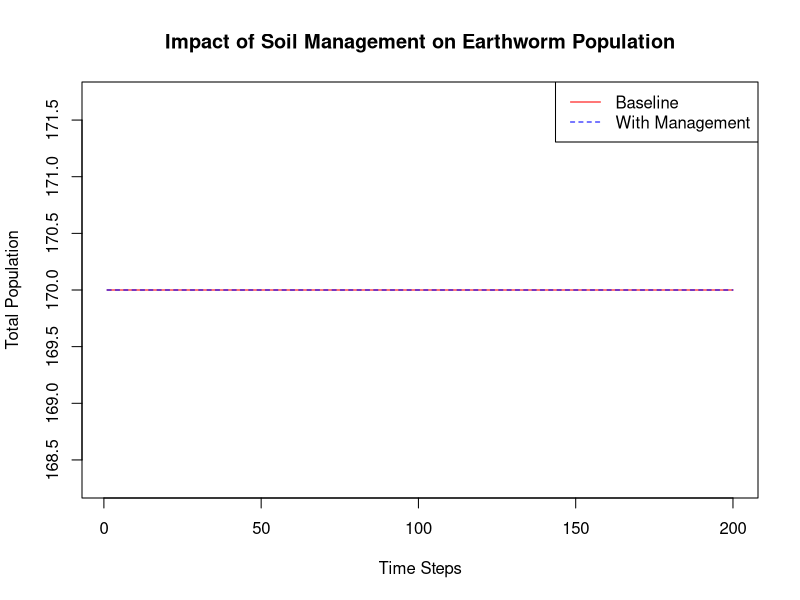
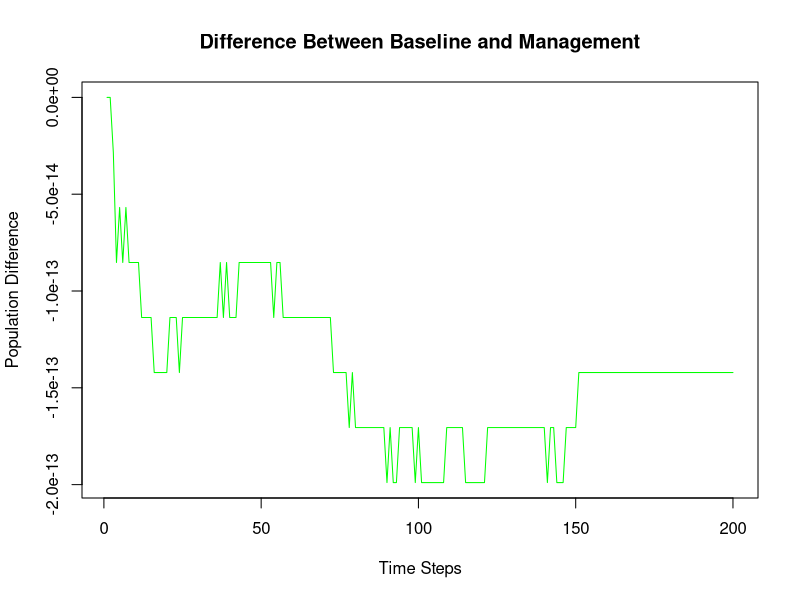

The R script that drew these images, in order:
# Parameters
n_states <- 3  # Number of states (Cocoons, Juveniles, Adults)
n_steps <- 200  # Simulation steps
initial_population <- c(C = 100, J = 50, A = 20)  # Initial population

# Transition matrix
P <- matrix(c(
  0.7, 0.2, 0.0,  # Cocoons to Juveniles
  0.0, 0.6, 0.3,  # Juveniles to Adults
  0.0, 0.0, 1.0   # Adults to survival
), nrow = n_states, byrow = TRUE)

# Normalize transition matrix
P <- sweep(P, 1, rowSums(P), FUN = "/")

# Adjust fitness contributions for soil management
pH_effect <- exp(-2 * abs(7 - 6.5))  # Moderate pH effect
moisture_effect <- exp(-5 * (0.3 - 0.35)^2)  # Stronger moisture effect
nutrient_effect <- 100  # Much larger nutrient effect

# Combined environmental fitness factor
fitness_factor <- pH_effect * moisture_effect * nutrient_effect
print(fitness_factor)  # Debugging fitness factor

# Scale specific transitions by fitness factor
modified_P <- P
modified_P[1, 2] <- P[1, 2] * fitness_factor  # Cocoons to Juveniles
modified_P[2, 3] <- P[2, 3] * fitness_factor  # Juveniles to Adults
modified_P[3, 3] <- P[3, 3] * fitness_factor  # Adult survival

# Re-normalize rows to ensure valid probabilities
modified_P <- sweep(modified_P, 1, rowSums(modified_P), FUN = "/")
print(modified_P)  # Debugging final modified matrix

# Initialize population matrices
baseline_population <- matrix(0, nrow = n_steps, ncol = n_states)
colnames(baseline_population) <- c("C", "J", "A")
baseline_population[1, ] <- initial_population

managed_population <- matrix(0, nrow = n_steps, ncol = n_states)
colnames(managed_population) <- c("C", "J", "A")
managed_population[1, ] <- initial_population

# Baseline simulation (no soil management)
for (t in 2:n_steps) {
  baseline_population[t, ] <- baseline_population[t - 1, ] %*% P
}

# Managed simulation (with soil management)
for (t in 2:n_steps) {
  managed_population[t, ] <- managed_population[t - 1, ] %*% modified_P
}

# Plot baseline vs managed population
plot(1:n_steps, rowSums(baseline_population), type = "l", col = "red",
     xlab = "Time Steps", ylab = "Total Population",
     main = "Impact of Soil Management on Earthworm Population")
lines(1:n_steps, rowSums(managed_population), col = "blue", lty = 2)
legend("topright", legend = c("Baseline", "With Management"),
       col = c("red", "blue"), lty = c(1, 2))

# Calculate and plot differences
population_diff <- rowSums(managed_population) - rowSums(baseline_population)
plot(1:n_steps, population_diff, type = "l", col = "green",
     xlab = "Time Steps", ylab = "Population Difference",
     main = "Difference Between Baseline and Management")
